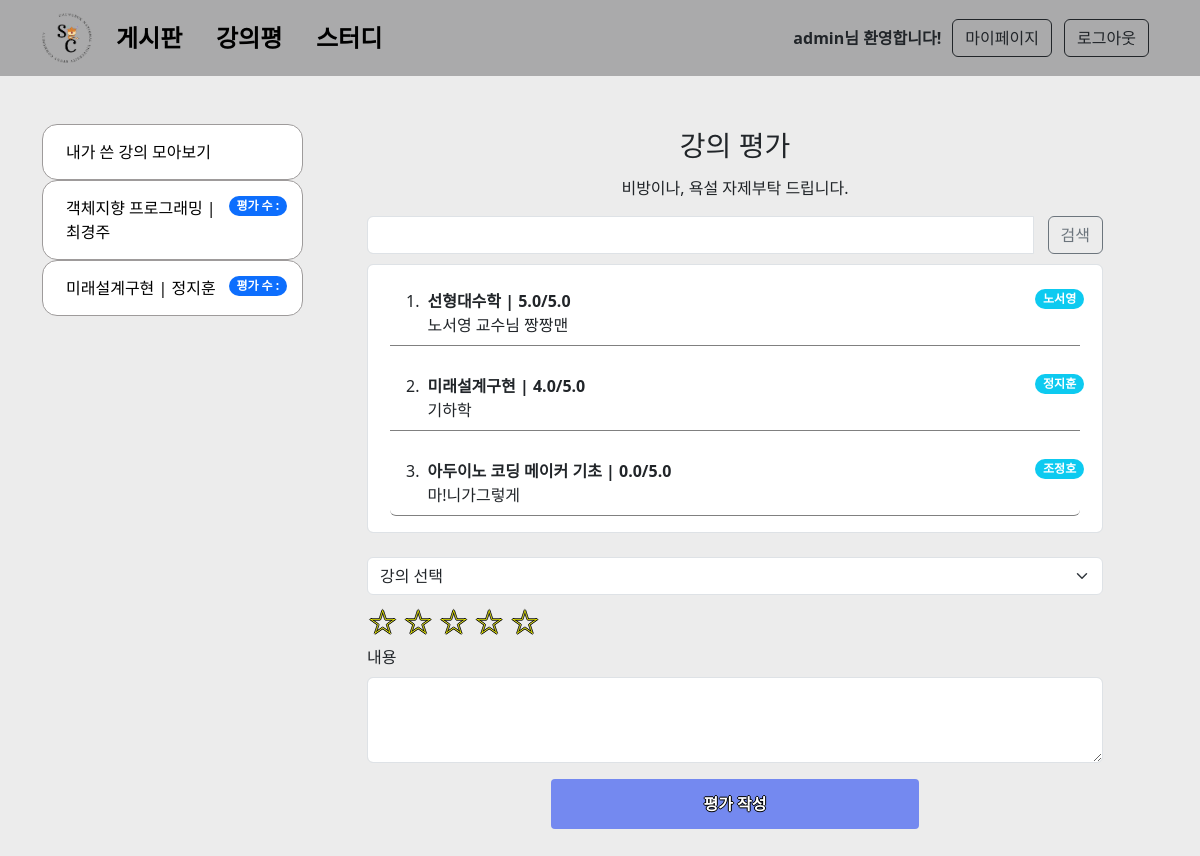
Screenshot of /board/eval/ (signed in) with the database file from the repository.
### accounts/models.py (models this page shows, shortened)
class Lecture(models.Model):
    lectName = models.CharField(max_length = 50)
    professor = models.CharField(max_length = 50)
    eval = models.ManyToManyField(evalLect, blank=True)

### board/models.py (models this page shows, shortened)
class evalLect(models.Model):
    lectName = models.CharField(max_length= 150)
    professor = models.CharField(max_length = 150)
    content = models.TextField()
    rating = models.IntegerField(default= 1)
    author = models.CharField(max_length = 150, default='')

### board/views.py (the view, shortened to what this page needs)
# urls.py: path('eval/', evalMain, name='eMain'),
def evalMain(request):
    myLects = []
    if not request.user.is_authenticated:
        login = 0
    else:
        myLects = LectList.objects.get(username = request.user.username).myLects.all()
        login = 1
    evalList = list(evalLect.objects.all())
    evalC = len(evalList)
    if evalC > 4:
        evalList = evalList[evalC-4:evalC]
    lectCount = len(myLects)
    context = {
        'myLects': myLects,
        'lectCount': lectCount,
        'login' : login,
        'evalList' : evalList,
    }
    return render(request, 'board/eval.html', context)

### templates/board/eval.html (shortened to what this page needs)
{% extends 'Base.html' %}
{% block content %}
<div class=container>
    <div class="row">
        <div class="col-lg-3 pt-5" style="border-right: 1px solid none; margin-right : 40px">
            <ol class="list-group">
                {% if login %}
                {% if lectCount %}
                <li class="list-group-item1 d-flex justify-content-between align-items-start"
                    style="border : 1px solid rgb(158, 155, 155); padding: 15px; border-radius : 15px">
                    <div class="ms-2 me-auto">
                        <a href="{% url 'board:myEval' %}">내가 쓴 강의 모아보기</a>
                    </div>
                </li>
                {% for lect in myLects %}
                <li class="list-group-item1 d-flex justify-content-between align-items-start"
                    style="border : 1px solid rgb(158, 155, 155); padding: 15px; border-radius : 15px">
                    <div class="ms-2 me-auto">
                        <a href="{% url 'board:eBoard' lect.lectName lect.professor %}">{{lect.lectName}} |
                            {{lect.professor}}</a>
                    </div>
                    <span class="badge bg-primary rounded-pill">평가 수 :</span>
                </li>
                {% endfor %}
                {% else %}
                <div class="ms-2 me-auto">
                    <a href="{% url 'accounts:ManageSub' %}">아직 수강중인 강의가 없네요.</a>
                </div>
                {% endif %}
                {% else %}
                <div class="ms-2 me-auto">
                    <a href="{% url 'accounts:Login' %}">강의 목록을 보려면 로그인을 해주세요.</a>
                </div>
                {% endif %}
            </ol>
        </div>
        <div class="col-lg-8 pt-5">
            <h3 style="text-align: center; padding: 5px;">강의 평가</h3>
            <p style="text-align: center">비방이나, 욕설 자제부탁 드립니다.</p>
            <form action="{% url 'board:eMain' %}" , method="POST">
                <div class="form-floating">
                    <div class="row">
                        <div class="input-group" style="padding-bottom: 10px">
                            <input type=" text" name="search_subject" id="search_subject" class="form-control">
                            <span class="input-group-btn">
                                <button class="btn btn-outline-secondary" type="submit" id="searchBtn" ,
                                    name="searchBtn" style="margin-left : 15px">검색</button>
                            </span>
                        </div>
                    </div>
                </div>
                <div class="form-floating form-control">
                    <ol class="list-group list-group-numbered">
                        {% for eval in evalList %}
                        <li class="list-group-item d-flex justify-content-between align-items-start">
                            <div class="ms-2 me-auto">
                                <div class="fw-bold">{{eval.lectName}} | {{eval.rating}}.0/5.0</div>
                                {{eval.content}}
                            </div>
                            <span class="badge bg-info rounded-pill"
                                style="position:relative; left:50px;">{{eval.professor}}</span>
                        </li>
                        {% endfor %}
                    </ol>
                </div>
                <br>
                <select class="form-select" aria-label="Default select example" style="margin-bottom: 5px;"
                    name="mySelect" id="mySelect">
                    <option selected>강의 선택</option>
                </select>
                <div class="rating" name="rating" id="rating" rating="0">
                    <span onclick="setRating(1)">☆</span>
                    <span onclick="setRating(2)">☆</span>
                    <span onclick="setRating(3)">☆</span>
                    <span onclick="setRating(4)">☆</span>
                    <span onclick="setRating(5)">☆</span>
                </div>
                <div class="mb-3">
                    <label for="exampleFormControlTextarea1" class="form-label">내용</label>
                    <textarea class="form-control" name="contents" id="exampleFormControlTextarea1" rows="3"></textarea>
                </div>
                <div class="add_btn" style="text-align: center; margin-bottom: 30px;">
                    <button class="btn1" type="submit" , name="evalBtn" , id="evalBtn" ,
                        style="width : 50%; color : white; text-shadow: -1px 0 #000, 0 1px #000, 1px 0 #000, 0 -1px #000;">평가
                        작성</button>
                </div>
            </form>
        </div>
    </div>
</div>
{% endblock %}

### templates/Base.html (shortened to what this page needs)
<!DOCTYPE html>
<html lang="en">
<head>
  <link href="https://cdn.jsdelivr.net/npm/bootstrap@5.2.3/dist/css/bootstrap.min.css" rel="stylesheet"
 />
  <link rel="stylesheet" type="text/css"
    href="https://cdn.jsdelivr.net/npm/bootstrap@5.3.0-alpha3/dist/css/bootstrap.min.css" />
  {% load static %}
  <link rel="stylesheet" type="text/css" href="{% static 'css/Mypage.css' %}" />
</head>
<body>
  <nav class="navbar sticky-top navbar-expand-lg navbar-light" style="background-color: rgb(170, 170, 171)">
    <div class="container">
      <a class="navbar-brand" href="{% url 'main:home' %}">
        <img src="{% static 'image/CBNU__1_-removebg-preview.png' %}" alt="" width="50px"
          class="d-inline-block align-text-center" />
      </a>
      <div class="collapse navbar-collapse" id="navbarDropdownMenuLink">
        <div class="col-md">
          <ul class="navbar-nav">
            <li class="nav-item" id="nav_item">
              <a class="nav-link" href="{% url 'board:home' %}">게시판</a>
            </li>
            <li class="nav-item" id="nav_item">
              <a class="nav-link" href="{% url 'board:eMain' %}">강의평</a>
            </li>
            <li class="nav-item" id="nav_item">
              <a class="nav-link" href="{% url 'studyGroup:Main' %}">스터디</a>
            </li>
          </ul>
        </div>
        <div class="col-auto">
          <form class="d-flex flex-row justify-content-end">
            <table>
              {% if user.is_authenticated %}
              <td class="greet_user">
                <div>{{user.username}}님 환영합니다!</div>
              </td>
              <td>
                <button class="btn btn-outline-dark me-2" type="button"
                  onclick="location.href='{%url 'accounts:MyPage'%}'">
                  마이페이지
                </button>
                <button class="btn btn-outline-dark me-2" type="button"
                  onclick="location.href='{%url 'accounts:Logout'%}'">
                  로그아웃
                </button>
              </td>
              {% endif %}
            </table>
          </form>
        </div>
      </div>
    </div>
  </nav>
  {% block content %} {% endblock %}
</body>
</html>

### static/css/Mypage.css (style rules this page uses)
body { background: rgb(236, 236, 236); }
.row { background: rgb(236, 236, 236); }
.btn1 { border : none; outline: none; height: 50px; width : 100%; background-color: #7489F0; color: black; border-radius: 4px; font-weight: bold; }
#nav_item { min-width: 100px; font-size:24px; font-weight:bold; justify-content: center; }
.greet_user { font-weight: bold; padding-right: 10px; }

### templates/board/eval.html (style rules this page uses)
.btn1 { border: none; outline: none; height: 50px; width: 100%; background-color: #7489F0; color: black; border-radius: 4px; font-weight: bold; }
.list-group .list-group-item { margin: 10px; border: none; border-bottom: 1px solid gray; }
.list-group .list-group-item1 { background-color: white; }
.rating span { font-size: 30px; cursor: pointer; color: yellow; text-shadow: -1px 0 #000, 0 1px #000, 1px 0 #000, 0 -1px #000; font-weight: 100; }
a:link { color: black; text-decoration: none; }

### rows the page displays
Lecture: lectName "객체지향 프로그래밍", professor "최경주"
Lecture: lectName "미래설계구현", professor "정지훈"
evalLect: lectName "선형대수학", rating "5", content "노서영 교수님 짱짱맨", professor "노서영"
evalLect: lectName "미래설계구현", rating "4", content "기하학", professor "정지훈"
evalLect: lectName "아두이노 코딩 메이커 기초", rating "0", content "마!니가그렇게", professor "조정호"

### other values shown
{{ user.username }} "admin"
